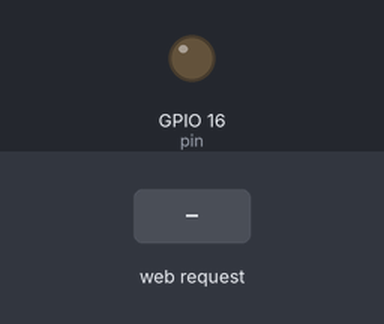
A sketch run on a simulated ESP8266 (NodeMCU). On the bench: output pins drawn as LEDs (lit = HIGH). The inputs (shaded band) are chosen by the test bench. What the sketch prints to the serial monitor is not drawn.

Above: at 1.2 s.
1.3 s: HTTP request GET /prashanth?state=1 received
At 2.0 s:
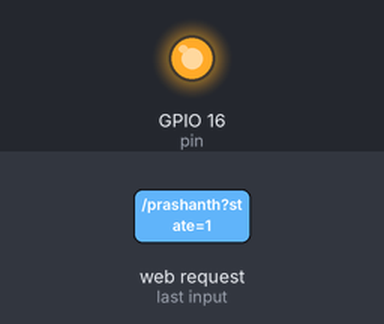
2.8 s: HTTP request GET /prashanth received
At 3.1 s:
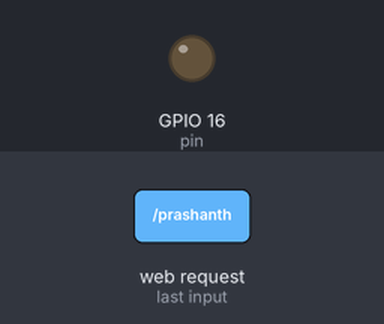
Timing chart, 0 to 5.8 s (numbered marks = the images above; inputs shaded):
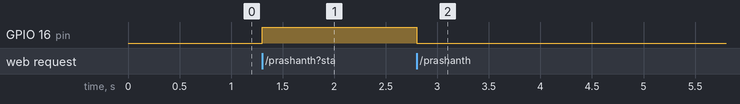

The sketch:

ledglow.ino
```cpp
/*Internet of Things*/
/*Arduino code that uses NodeMCU ESP8266 to control its LED as per the user's choice on http://192.168.4.1/prashanth */

#include<ESP8266WebServer.h> //ESP Webserver library

ESP8266WebServer server; //Declaring ESP8266WebServer as server

//Access point credentials
const char username[]="prashanth_team49";
const char password[]="root1234";

#define pin 16 //Declaring 16 as pin

void setup() {

  pinMode(pin,OUTPUT); //Initialising PIN 16 as OUTPUT
  Serial.begin(115200); //Baud rate
  WiFi.softAP(username,password); //Setting up access point credentials
  IPAddress myip=WiFi.softAPIP(); //Getting IP Address
  Serial.print("AP IP address");
  Serial.println(myip); //Printing IP address on serial monitor
  server.begin(); //starts the server
  server.on("/prashanth",led); //Calling LED function when http://192.168.4.1/prashanth is requested
}

void loop() {
  // put your main code here, to run repeatedly:
 server.handleClient(); //Checks for requests from clients from clients continuously
}

void led(){

  String myhtml="<!DOCTYPE html><html><head><title>Prashanth IoT</title><meta name=\"viewport\" content=\"width=device-width, initial-scale=1.0\"><link href=\"https://maxcdn.bootstrapcdn.com/bootstrap/3.3.7/css/bootstrap.min.css\" rel=\"stylesheet\" media=\"screen\"></head><body  style=\"background-color: #FFC300  ;\"><div style=\"width:200px;height:200px;position:absolute; top:0;bottom:0;right:0;left:0; margin:auto;\"><h1><center>IoT</center></h1><form><center><button class=\"btn btn-large btn-primary\" type=\"submit\" style=\"background-color: green;font-weight: bold\" name=\"state\" value=\"0\">LED ON</button>&nbsp;&nbsp;&nbsp;<button class=\"btn btn-large btn-primary\" style=\"background-color: red; font-weight: bold\" type=\"submit\" name=\"state\" value=\"1\">LED OFF</button></center></form></div><script src=\"http://code.jquery.com/jquery.js\"></script></body></html>";
  server.send(200,"text/html",myhtml);//Sending html response
  //Based on user's click response
  if(server.arg("state")=="1"){
    digitalWrite(pin,HIGH); //Turn OFF LED
    }
  else{

   digitalWrite(pin,LOW); //Turn ON LED
    }
}
```

Measured:
- after the input at 1.3 s, GPIO 16 (pin): LOW → HIGH at once
- after the input at 2.8 s, GPIO 16 (pin): HIGH → LOW at once
